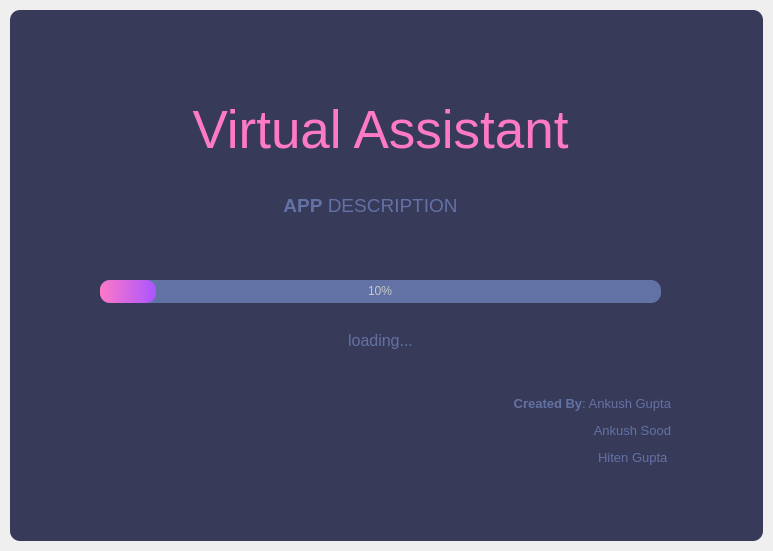
<?xml version="1.0" encoding="UTF-8"?>
<ui version="4.0">
 <class>SplashScreen</class>
 <widget class="QMainWindow" name="SplashScreen">
  <property name="geometry">
   <rect>
    <x>0</x>
    <y>0</y>
    <width>773</width>
    <height>551</height>
   </rect>
  </property>
  <property name="windowTitle">
   <string>MainWindow</string>
  </property>
  <widget class="QWidget" name="centralwidget">
   <layout class="QVBoxLayout" name="verticalLayout">
    <property name="spacing">
     <number>0</number>
    </property>
    <property name="leftMargin">
     <number>10</number>
    </property>
    <property name="topMargin">
     <number>10</number>
    </property>
    <property name="rightMargin">
     <number>10</number>
    </property>
    <property name="bottomMargin">
     <number>10</number>
    </property>
    <item>
     <widget class="QFrame" name="dropShadowFrame">
      <property name="styleSheet">
       <string notr="true">QFrame {	
	background-color: rgb(56, 58, 89);	
	color: rgb(220, 220, 220);
	border-radius: 10px;
}</string>
      </property>
      <property name="frameShape">
       <enum>QFrame::StyledPanel</enum>
      </property>
      <property name="frameShadow">
       <enum>QFrame::Raised</enum>
      </property>
      <widget class="QLabel" name="label_title">
       <property name="geometry">
        <rect>
         <x>40</x>
         <y>70</y>
         <width>661</width>
         <height>101</height>
        </rect>
       </property>
       <property name="font">
        <font>
         <family>Segoe UI</family>
         <pointsize>40</pointsize>
        </font>
       </property>
       <property name="styleSheet">
        <string notr="true">color: rgb(254, 121, 199);</string>
       </property>
       <property name="text">
        <string>&lt;html&gt;&lt;head/&gt;&lt;body&gt;&lt;p&gt;Virtual Assistant&lt;/p&gt;&lt;/body&gt;&lt;/html&gt;</string>
       </property>
       <property name="alignment">
        <set>Qt::AlignCenter</set>
       </property>
      </widget>
      <widget class="QLabel" name="label_description">
       <property name="geometry">
        <rect>
         <x>30</x>
         <y>180</y>
         <width>661</width>
         <height>31</height>
        </rect>
       </property>
       <property name="font">
        <font>
         <family>Segoe UI</family>
         <pointsize>14</pointsize>
        </font>
       </property>
       <property name="styleSheet">
        <string notr="true">color: rgb(98, 114, 164);</string>
       </property>
       <property name="text">
        <string>&lt;strong&gt;APP&lt;/strong&gt; DESCRIPTION</string>
       </property>
       <property name="alignment">
        <set>Qt::AlignCenter</set>
       </property>
      </widget>
      <widget class="QProgressBar" name="progressBar">
       <property name="geometry">
        <rect>
         <x>90</x>
         <y>270</y>
         <width>561</width>
         <height>23</height>
        </rect>
       </property>
       <property name="styleSheet">
        <string notr="true">QProgressBar {
	
	background-color: rgb(98, 114, 164);
	color: rgb(200, 200, 200);
	border-style: none;
	border-radius: 10px;
	text-align: center;
}
QProgressBar::chunk{
	border-radius: 10px;
	background-color: qlineargradient(spread:pad, x1:0, y1:0.511364, x2:1, y2:0.523, stop:0 rgba(254, 121, 199, 255), stop:1 rgba(170, 85, 255, 255));
}</string>
       </property>
       <property name="value">
        <number>10</number>
       </property>
      </widget>
      <widget class="QLabel" name="label_loading">
       <property name="geometry">
        <rect>
         <x>40</x>
         <y>320</y>
         <width>661</width>
         <height>21</height>
        </rect>
       </property>
       <property name="font">
        <font>
         <family>Segoe UI</family>
         <pointsize>12</pointsize>
        </font>
       </property>
       <property name="styleSheet">
        <string notr="true">color: rgb(98, 114, 164);</string>
       </property>
       <property name="text">
        <string>loading...</string>
       </property>
       <property name="alignment">
        <set>Qt::AlignCenter</set>
       </property>
      </widget>
      <widget class="QLabel" name="label_credits">
       <property name="geometry">
        <rect>
         <x>40</x>
         <y>370</y>
         <width>621</width>
         <height>101</height>
        </rect>
       </property>
       <property name="font">
        <font>
         <family>Segoe UI</family>
         <pointsize>10</pointsize>
        </font>
       </property>
       <property name="styleSheet">
        <string notr="true">color: rgb(98, 114, 164);</string>
       </property>
       <property name="text">
        <string>&lt;html&gt;&lt;head/&gt;&lt;body&gt;&lt;p&gt;&lt;span style=&quot; font-weight:600;&quot;&gt;Created By&lt;/span&gt;: Ankush Gupta&lt;/p&gt;&lt;p&gt;	   Ankush Sood&lt;/p&gt;&lt;p&gt;	   Hiten Gupta &lt;/p&gt;&lt;/body&gt;&lt;/html&gt;</string>
       </property>
       <property name="alignment">
        <set>Qt::AlignRight|Qt::AlignTrailing|Qt::AlignVCenter</set>
       </property>
      </widget>
     </widget>
    </item>
   </layout>
  </widget>
 </widget>
 <resources/>
 <connections/>
</ui>
